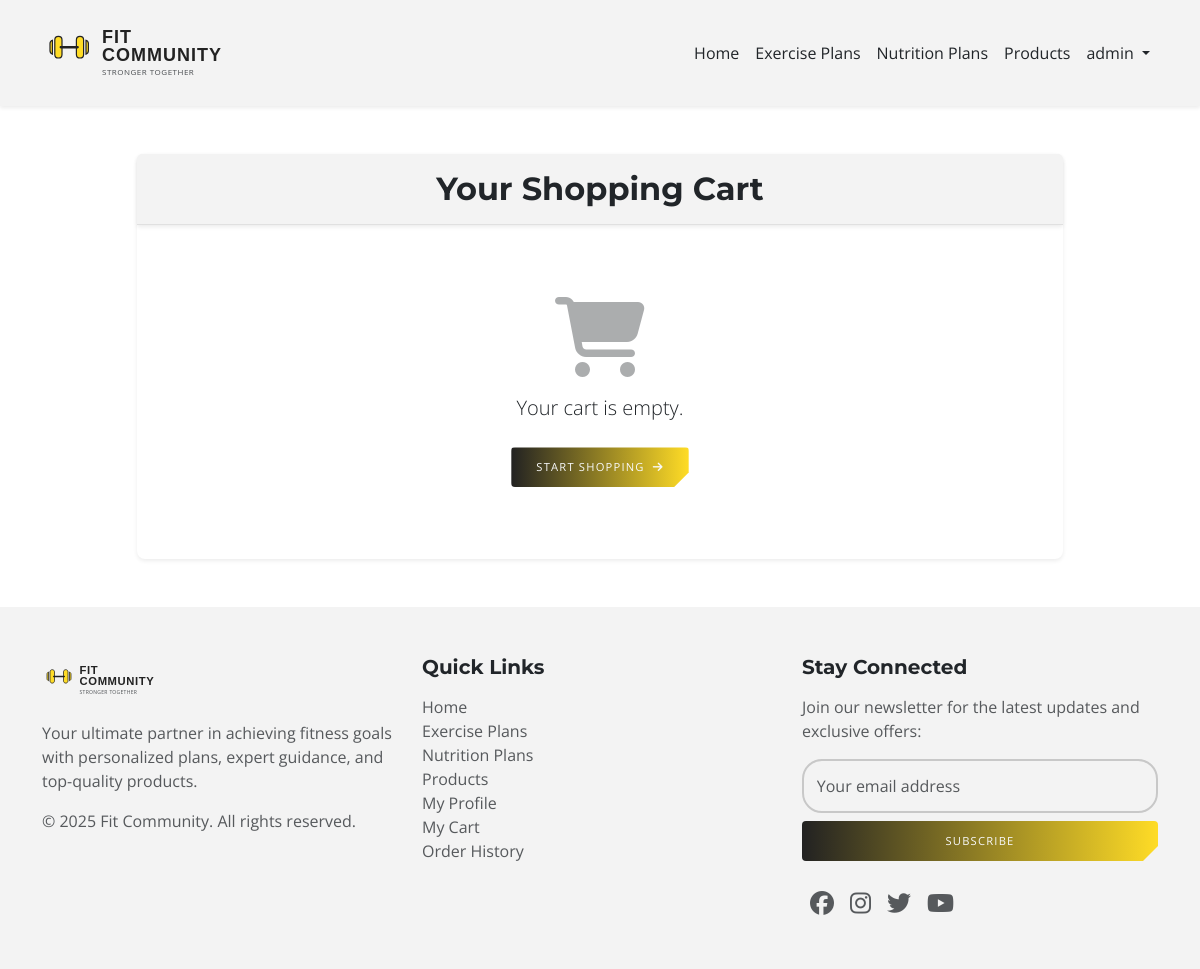
Before: /checkout/cart/ (signed in) with the older database file.
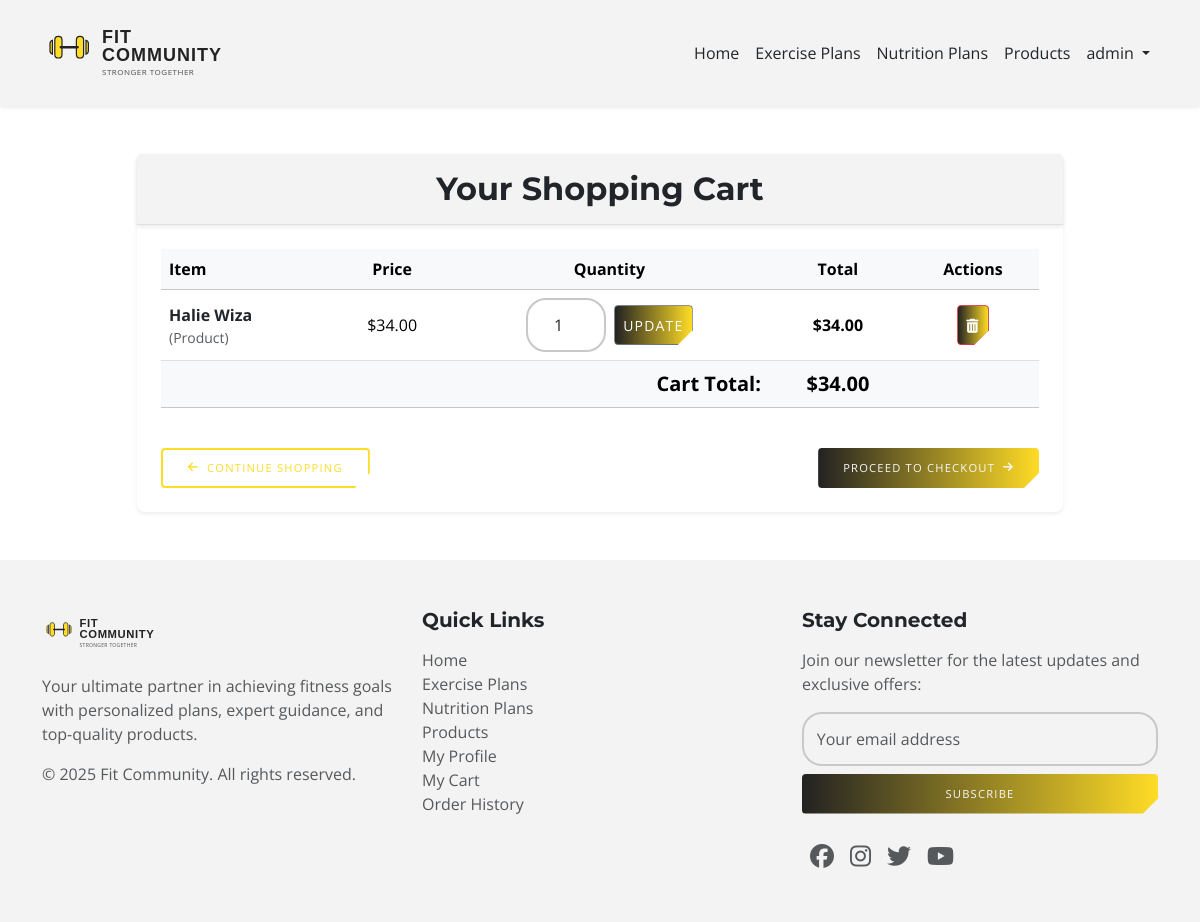
After: the same page with the newer database file.
### checkout/models.py (models this page shows, shortened)
class CartItem(models.Model):
    cart = models.ForeignKey(
        Cart, on_delete=models.CASCADE, related_name='items'
    )
    quantity = models.PositiveIntegerField(default=1)
    exercise_plan = models.ForeignKey(
        ExercisePlan, on_delete=models.CASCADE, null=True, blank=True
    )
    nutrition_plan = models.ForeignKey(
        NutritionPlan, on_delete=models.CASCADE, null=True, blank=True
    )
    product = models.ForeignKey(
        Product, on_delete=models.CASCADE, null=True, blank=True
    )
    price_at_addition = models.DecimalField(max_digits=10, decimal_places=2)
    def get_total(self):
        return self.quantity * self.price_at_addition

class Cart(models.Model):
    user = models.OneToOneField(
        User, on_delete=models.CASCADE, related_name='cart'
    )
    created_at = models.DateTimeField(auto_now_add=True)
    updated_at = models.DateTimeField(auto_now=True)
    def get_total_cost(self):
        return sum(item.get_total() for item in self.items.all())

### products/models.py (models this page shows, shortened)
class Product(models.Model):
    name = models.CharField(max_length=100)
    description = models.TextField()
    price = models.DecimalField(max_digits=8, decimal_places=2)
    stock = models.PositiveIntegerField()
    image = models.ImageField(
        upload_to='product_images/', blank=True, null=True
    )

### checkout/views.py (the view)
# urls.py: path('cart/', views.cart_detail, name='cart_detail'),
@login_required
def cart_detail(request):  # show cart
    cart = getattr(request.user, 'cart', None)
    return render(request, 'registration/cart_detail.html', {'cart': cart})

### templates/registration/cart_detail.html (shortened to what this page needs)
{% extends 'base.html' %}
{% block content %}
<div class="container my-5">
    <div class="row justify-content-center">
        <div class="col-lg-10 col-md-12">
            <div class="card shadow-sm border-0">
                <div class="card-header bg-custom-header py-3">
                    <h2 class="mb-0 text-center text-dark">Your Shopping Cart</h2>
                </div>
                <div class="card-body p-4">
                    {% if cart and cart.items.all %}
                        <div class="table-responsive">
                            <table class="table table-hover align-middle">
                                <thead class="table-light">
                                    <tr>
                                        <th scope="col">Item</th>
                                        <th scope="col" class="text-center">Price</th>
                                        <th scope="col" class="text-center">Quantity</th>
                                        <th scope="col" class="text-center">Total</th>
                                        <th scope="col" class="text-center">Actions</th>
                                    </tr>
                                </thead>
                                <tbody>
                                    {% for item in cart.items.all %}
                                        <tr>
                                            <td>
                                                <div class="d-flex align-items-center">
                                                    <div>
                                                        {% if item.exercise_plan %}
                                                            <a href="{% url 'exercise_plan_detail' item.exercise_plan.id %}" class="text-dark text-decoration-none fw-bold">{{ item.exercise_plan.title }}</a>
                                                            <small class="d-block text-muted">(Exercise Plan)</small>
                                                        {% elif item.nutrition_plan %}
                                                            <a href="{% url 'nutrition_plan_detail' item.nutrition_plan.id %}" class="text-dark text-decoration-none fw-bold">{{ item.nutrition_plan.title }}</a>
                                                            <small class="d-block text-muted">(Nutrition Plan)</small>
                                                        {% elif item.product %}
                                                            <a href="{% url 'product_detail' item.product.id %}" class="text-dark text-decoration-none fw-bold">{{ item.product.name }}</a>
                                                            <small class="d-block text-muted">(Product)</small>
                                                        {% else %}
                                                            <span class="text-muted">Unknown Item</span>
                                                        {% endif %}
                                                    </div>
                                                </div>
                                            </td>
                                            <td class="text-center">${{ item.price_at_addition|floatformat:2 }}</td>
                                            <td class="text-center">
                                                <form action="{% url 'update_cart_item' item.id %}" method="post" class="d-flex justify-content-center align-items-center">
                                                    <input type="number" name="quantity" value="{{ item.quantity }}" min="1" class="form-control text-center me-2 cart-quantity-input" onchange="this.form.submit()">
                                                    <button type="submit" class="btn btn-sm btn-outline-secondary d-none d-sm-block text-white">Update</button>
                                                </form>
                                            </td>
                                            <td class="text-center fw-bold">${{ item.get_total|floatformat:2 }}</td>
                                            <td class="text-center">
                                                <form action="{% url 'remove_from_cart' item.id %}" method="post">
                                                    <button type="submit" class="btn btn-sm btn-danger"><i class="fas fa-trash-alt"></i></button>
                                                </form>
                                            </td>
                                        </tr>
                                    {% endfor %}
                                </tbody>
                                <tfoot>
                                    <tr class="table-light">
                                        <td colspan="3" class="text-end fw-bold fs-5">Cart Total:</td>
                                        <td class="text-center fw-bold fs-5">${{ cart.get_total_cost|floatformat:2 }}</td>
                                        <td></td>
                                    </tr>
                                </tfoot>
                            </table>
                        </div>
                        <div class="d-flex justify-content-between mt-4">
                            <a href="{% url 'home' %}" class="custom-btn btn-outline-dark">
                                <i class="fas fa-arrow-left me-2"></i> Continue Shopping
                            </a>
                            <a href="{% url 'checkout' %}" class="custom-btn">
                                Proceed to Checkout <i class="fas fa-arrow-right ms-2"></i>
                            </a>
                        </div>
                    {% else %}
                        <div class="text-center py-5">
                            <i class="fas fa-shopping-cart display-1 mb-3 text-muted opacity-50"></i>
                            <p class="lead mb-4">Your cart is empty.</p>
                            <a href="{% url 'home' %}" class="custom-btn">
                                Start Shopping <i class="fas fa-arrow-right ms-2"></i>
                            </a>
                        </div>
                    {% endif %}
                </div>
            </div>
        </div>
    </div>
</div>
{% endblock %}

### templates/base.html (shortened to what this page needs)
<!DOCTYPE html>
<html lang="en">
  {% load static %}
  <head>
    <link
      href="https://cdn.jsdelivr.net/npm/bootstrap@5.3.7/dist/css/bootstrap.min.css"
      rel="stylesheet"
    />
    <link rel="stylesheet" href="{% static 'css/style.css' %}" />
  </head>
  <body>
    {% include 'components/header.html' %}
    <main>{% block content %} {% endblock %}</main>
    {% include 'components/footer.html' %}
  </body>
</html>

### templates/components/header.html (shortened to what this page needs)
{% load static %}
<header>
    <nav class="navbar navbar-expand-lg navbar-light bg-custom-header py-2">
        <div class="container">
            <a class="navbar-brand" href="{% url 'home' %}">
                <img src="{% static 'images/fclogo.svg' %}" alt="Fitness Site Logo" class="header-logo">
            </a>
            <div class="collapse navbar-collapse d-none d-lg-flex" id="navbarNav">
                <ul class="navbar-nav ms-auto">
                    <li class="nav-item">
                        <a class="nav-link" href="{% url 'home' %}">Home</a>
                    </li>
                    <li class="nav-item">
                        <a class="nav-link" href="{% url 'exercise_plan_list' %}">Exercise Plans</a>
                    </li>
                    <li class="nav-item">
                        <a class="nav-link" href="{% url 'nutrition_plan_list' %}">Nutrition Plans</a>
                    </li>
                    <li class="nav-item">
                        <a class="nav-link" href="{% url 'product_list' %}">Products</a>
                    </li>
                    {% if user.is_authenticated %}
                        <li class="nav-item dropdown">
                            <a class="nav-link dropdown-toggle" href="#" id="navbarDropdownDesktop" role="button" data-bs-toggle="dropdown" aria-expanded="false">
                                {{ user.username }}
                            </a>
                        </li>
                    {% endif %}
                </ul>
            </div>
        </div>
    </nav>
</header>

### templates/components/footer.html (shortened to what this page needs)
{% load static %}
<footer class="py-5 bg-custom-footer text-dark">
    <div class="container">
        <div class="row">
            <div class="col-md-4 mb-4 mb-md-0">
                <a class="navbar-brand d-inline-flex align-items-center mb-3" href="{% url 'home' %}">
                    <img src="{% static 'images/fclogo.svg' %}" alt="Fitness Site Logo" style="height: 50px; margin-right: 10px;">
                </a>
                <p class="text-body-secondary ">Your ultimate partner in achieving fitness goals with personalized plans, expert guidance, and top-quality products.</p>
                <p class="text-body-secondary  mb-0">&copy; 2025 Fit Community. All rights reserved.</p>
            </div>
            <div class="col-md-4 mb-4 mb-md-0">
                <h5 class="mb-3 text-dark">Quick Links</h5>
                <ul class="list-unstyled">
                    <li><a href="{% url 'home' %}" class="text-body-secondary text-decoration-none hover-accent">Home</a></li>
                    <li><a href="{% url 'exercise_plan_list' %}" class="text-body-secondary text-decoration-none hover-accent">Exercise Plans</a></li>
                    <li><a href="{% url 'nutrition_plan_list' %}" class="text-body-secondary text-decoration-none hover-accent">Nutrition Plans</a></li>
                    <li><a href="{% url 'product_list' %}" class="text-body-secondary text-decoration-none hover-accent">Products</a></li>
                    {% if user.is_authenticated %}
                        <li><a href="{% url 'profile' %}" class="text-body-secondary text-decoration-none hover-accent">My Profile</a></li>
                        <li><a href="{% url 'cart_detail' %}" class="text-body-secondary text-decoration-none hover-accent">My Cart</a></li>
                        <li><a href="{% url 'order_history' %}" class="text-body-secondary text-decoration-none hover-accent">Order History</a></li>
                    {% else %}
                        <li><a href="{% url 'login' %}" class="text-body-secondary text-decoration-none hover-accent">Login</a></li>
                        <li><a href="{% url 'register' %}" class="text-body-secondary text-decoration-none hover-accent">Register</a></li>
                    {% endif %}
                </ul>
            </div>
            <div class="col-md-4">
                <h5 class="mb-3 text-dark">Stay Connected</h5>
                <p class="text-body-secondary ">Join our newsletter for the latest updates and exclusive offers:</p>
                <form action="{% url 'newsletter_signup' %}" method="post" class="d-flex flex-column mb-4">
                    <div class="input-group mb-2">
                        <input type="email" name="email" class="form-control" placeholder="Your email address" aria-label="Your email address" required>
                    </div>
                    <button type="submit" class="custom-btn w-100">Subscribe</button>
                </form>
                <div class="d-flex justify-content-center justify-content-md-start mt-3">
                    <a href="https://facebook.com" class="text-body-secondary mx-2 fs-4 hover-accent"><i class="fab fa-facebook"></i></a>
                    <a href="https://www.instagram.com/" class="text-body-secondary mx-2 fs-4 hover-accent"><i class="fab fa-instagram"></i></a>
                    <a href="https://x.com/" class="text-body-secondary mx-2 fs-4 hover-accent"><i class="fab fa-twitter"></i></a>
                    <a href="https://www.youtube.com/" class="text-body-secondary mx-2 fs-4 hover-accent"><i class="fab fa-youtube"></i></a>
                </div>
            </div>
        </div>
    </div>
</footer>

### static/css/style.css (style rules this page uses)
:root { --primary-accent: #ffdc26; --highlight-bg: #f3f3f3; --gradient-start: #222; --gradient-end: var(--primary-accent); --dark-text: #212529; --light-text: #f8f9fa; --header-bg: #f3f3f3; --footer-bg: #f3f3f3; --dark-section-bg: #222; --light-section-bg: #fff; --secondary-text-light-bg: #6c757d; --secondary-text-dark-bg: #adb5bd; --dashboard-primary-icon-bg: var(--primary-accent); --dashboard-secondary-icon-bg: #0dcaf0; --dashboard-warning-icon-bg: #ffc107; --dashboard-danger-bg: #dc3545; --dashboard-inactive-bg: #6c757d; --input-border-color: rgb(200, 200, 200); --input-focus-border-color: rgb(150, 150, 200); --input-label-color: rgb(100, 100, 100); --input-label-bg: #e8e8e8; }
body { font-family: 'Open Sans', sans-serif; color: var(--dark-text); background-color: #fff; }
h1, h2, h3, h4, h5, h6, .navbar-brand { font-family: 'Montserrat', sans-serif; font-weight: 700; }
button, .custom-btn { border-radius: .25rem; text-transform: uppercase; font-style: normal; font-weight: 400; padding-left: 25px; padding-right: 25px; color: var(--light-text); -webkit-clip-path: polygon(0 0,0 0,100% 0,100% 0, 100% calc(100% - 15px),calc(100% - 15px) 100%,15px 100%,0 100%); clip-path: polygon(0 0,0 0,100% 0,100% 0, 100% calc(100% - 15px),calc(100% - 15px) 100%,15px 100%,0 100%); height: 40px; font-size: 0.7rem; line-height: 14px; letter-spacing: 1.2px; transition: .2s .1s; background-image: linear-gradient(90deg, var(--gradient-start), var(--gradient-end)); border: 0 solid; overflow: hidden; display: inline-flex; align-items: center; justify-content: center; text-decoration: none; }
.custom-btn.btn-outline-dark { background-image: none; background-color: transparent; border: 2px solid var(--primary-accent); color: var(--primary-accent); }
.form-control, .form-select { border: 2px solid var(--input-border-color); border-radius: 20px !important; padding: 0.8em; background-color: transparent; color: var(--dark-text); }
.bg-custom-header { background-color: var(--header-bg) !important; box-shadow: 0 2px 4px rgba(0,0,0,0.08); }
.bg-custom-footer { background-color: var(--footer-bg) !important; }
.navbar-light .navbar-nav .nav-link { color: var(--dark-text); }
.navbar-light .navbar-brand { color: var(--dark-text); }
.card { background-color: var(--light-section-bg); border-color: #e0e0e0; border-radius: .5rem; }
.card-header { background-color: var(--highlight-bg); border-bottom: 1px solid #e0e0e0; }
.header-logo { height: 80px; margin-right: 10px; }
.cart-quantity-input { width: 80px; }

Changed rows visible on the page:
added CartItem: product.name "Halie Wiza", price_at_addition "34.00", quantity "1", get_total "34.00"
added Cart: get_total_cost "34.00"
Other visible differences:
text no longer shown: "Your cart is empty. START SHOPPING"
text now shown: "Item Price Quantity Total Actions Cart Total: $ CONTINUE SHOPPING PROCEED TO CHECKOUT"
